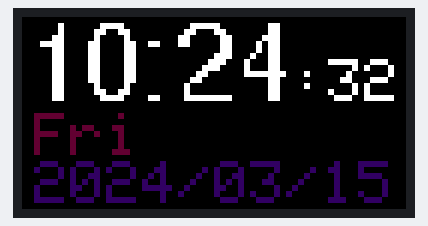
This sketch was run on a simulated ESP32. Shown: 64×32 colour display. WiFi joins after 1.5 s; servers stay silent unless stated; the local clock reads 2024-03-15 10:24:30 at power-on unless the sketch sets it; what the sketch prints to the serial monitor is not drawn.

Above: at 2.1 s.
At 6.1 s:
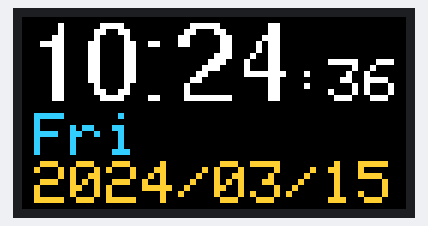
At 11.1 s:
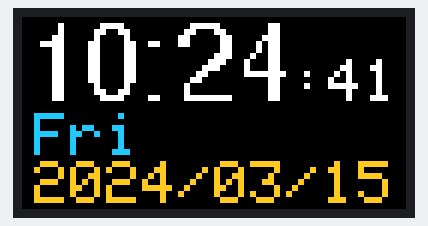
At 20.1 s:
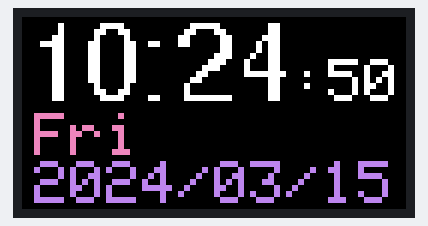
At 29.1 s:
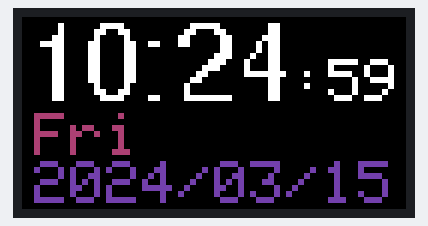
At 39.1 s:
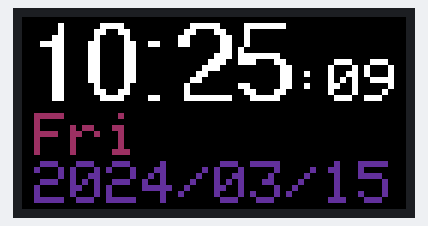

Measured:
- what the display in image 0 shows lasts 1.0 s, from 2.0 s to 3.0 s

The sketch:

changeClock.ino
```cpp
#include <WiFi.h>
#include <Adafruit_GFX.h>
#include <P3RGB64x32MatrixPanel.h>
#include <Fonts/FreeSans9pt7b.h>

P3RGB64x32MatrixPanel matrix(25, 26, 27, 21, 22, 0, 15, 32, 33, 12, 5, 23, 4);

char ssid[] = "KT_GiGA_5227";
char pass[] = "8cjg15ej00";

#define TZ (9*60*60) /*KST*/

void setup(){
  Serial.begin(115200);

  Serial.print("Attempting to connect to Network named: ");
  Serial.println(ssid);                   // print the network name (SSID);

  WiFi.begin(ssid, pass);
  while (WiFi.status() != WL_CONNECTED) {
    Serial.print(".");
    delay(1000);
  }
  Serial.println("");
  IPAddress ip = WiFi.localIP();
  Serial.print("IP Address: ");
  Serial.println(ip);

  configTime(TZ, 0, "time.bora.net", "time.windows.com"); // enable NTP
   matrix.begin();
}

int r = 0, g = 3 , b = 6;

void loop()
{
  if (WiFi.status() != WL_CONNECTED) {
    delay(1000);
    ESP.restart();
  }


  time_t t;
  static time_t last_t;
  struct tm *tm;
  static const char* const wd[7] = {"Sun", "Mon", "Tue", "Wed","Tue", "Fri", "Sat"};

  t = time(NULL);
  if (last_t == t) return;    // draw each second
  last_t = t;
  tm = localtime(&t);
  matrix.fillScreen(0);

  matrix.setFont(&FreeSans9pt7b);
  matrix.setCursor(0, 13);
  matrix.setTextColor(matrix.color444(15, 15, 15));

  matrix.printf("%02d:%02d", tm->tm_hour, tm->tm_min);

  matrix.setFont();
  matrix.printf(":%02d", tm->tm_sec);


  matrix.setCursor(2, 16);
  matrix.setTextColor(matrix.color444(b, r, g));

  matrix.printf("%s", wd[tm->tm_wday]);


  matrix.setCursor(2, 24);
  matrix.setTextColor(matrix.color444(g, r, b));

  r = (r + 3) % 31;
  g = (g + 3) % 31;
  b = (b + 3) % 31;

  matrix.printf("%04d/%02d/%02d\n", tm->tm_year+1900, tm->tm_mon+1, tm->tm_mday);

}
```
